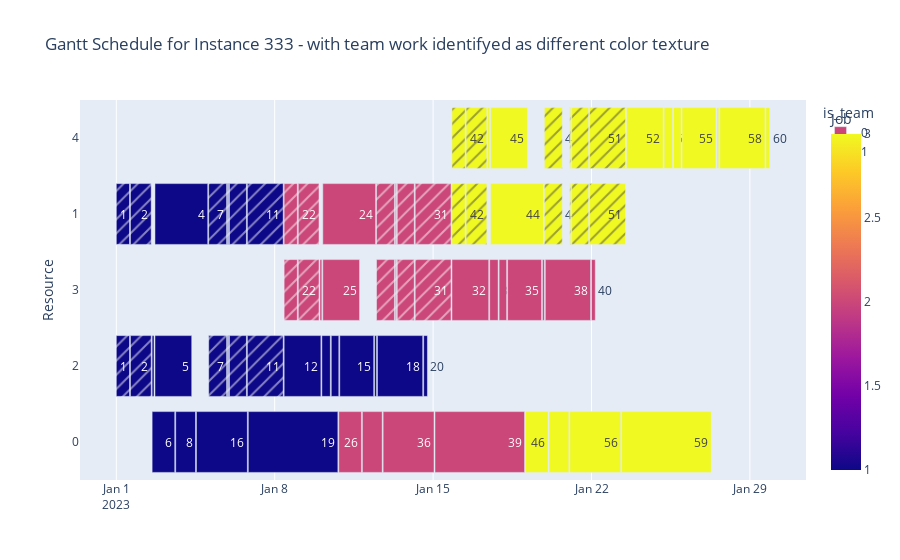

The notebook cell saved with this chart:
### Code cell
df_team = prepare_resources.expand_the_resources(df)
gantt.plot_gantt_chart_with_teams(df_team, instance_number)

### Figure 1 — Plotly figure (JSON) as saved in the notebook; plotly's stock layout.template omitted (floating-point values rounded to 4 significant figures)
{"data": [{"alignmentgroup": "True", "base": ["2023-01-17T10:00:00", "2023-01-17T13:00:00", "2023-01-23T13:00:00", "2023-01-25T05:00:00", "2023-01-25T15:00:00", "2023-01-26T00:00:00", "2023-01-27T13:00:00", "2023-01-27T16:00:00", "2023-01-29T17:00:00", "2023-01-02T17:00:00", "2023-01-10T03:00:00", "2023-01-17T13:00:00", "2023-01-10T00:00:00", "2023-01-10T03:00:00", "2023-01-15T20:00:00", "2023-01-17T12:00:00", "2023-01-17T22:00:00", "2023-01-18T07:00:00", "2023-01-19T20:00:00", "2023-01-19T23:00:00", "2023-01-22T00:00:00", "2023-01-02T14:00:00", "2023-01-02T17:00:00", "2023-01-08T10:00:00", "2023-01-10T02:00:00", "2023-01-10T12:00:00", "2023-01-10T21:00:00", "2023-01-12T10:00:00", "2023-01-12T13:00:00", "2023-01-14T14:00:00", "2023-01-02T14:00:00", "2023-01-03T15:00:00", "2023-01-04T13:00:00", "2023-01-06T20:00:00", "2023-01-10T20:00:00", "2023-01-11T21:00:00", "2023-01-12T19:00:00", "2023-01-15T02:00:00", "2023-01-19T02:00:00", "2023-01-20T03:00:00", "2023-01-21T01:00:00", "2023-01-23T08:00:00"], "customdata": [[43], [45], [52], [53], [54], [55], [57], [58], [60], [4], [24], [44], [23], [25], [32], [33], [34], [35], [37], [38], [40], [3], [5], [12], [13], [14], [15], [17], [18], [20], [6], [8], [16], [19], [26], [28], [36], [39], [46], [48], [56], [59]], "hovertemplate": "is_team=0<br>Start=%{base}<br>Finish=%{x}<br>Resource=%{y}<br>Task=%{customdata[0]}<br>Job=%{marker.color}<extra></extra>", "legendgroup": "0", "marker": {"color": [3, 3, 3, 3, 3, 3, 3, 3, 3, 1, 2, 3, 2, 2, 2, 2, 2, 2, 2, 2, 2, 1, 1, 1, 1, 1, 1, 1, 1, 1, 1, 1, 1, 1, 2, 2, 2, 2, 3, 3, 3, 3], "coloraxis": "coloraxis", "pattern": {"shape": ""}}, "name": "0", "offsetgroup": "0", "orientation": "h", "showlegend": true, "text": [43, 45, 52, 53, 54, 55, 57, 58, 60, 4, 24, 44, 23, 25, 32, 33, 34, 35, 37, 38, 40, 3, 5, 12, 13, 14, 15, 17, 18, 20, 6, 8, 16, 19, 26, 28, 36, 39, 46, 48, 56, 59], "textposition": "auto", "type": "bar", "x": [7200000, 140400000, 140400000, 32400000, 28800000, 129600000, 7200000, 172800000, 14400000, 201600000, 201600000, 201600000, 7200000, 140400000, 140400000, 32400000, 28800000, 129600000, 7200000, 172800000, 14400000, 7200000, 140400000, 140400000, 32400000, 28800000, 129600000, 7200000, 172800000, 14400000, 86400000, 75600000, 194400000, 342000000, 86400000, 75600000, 194400000, 342000000, 86400000, 75600000, 194400000, 342000000], "xaxis": "x", "y": ["4", "4", "4", "4", "4", "4", "4", "4", "4", "1", "1", "1", "3", "3", "3", "3", "3", "3", "3", "3", "3", "2", "2", "2", "2", "2", "2", "2", "2", "2", "0", "0", "0", "0", "0", "0", "0", "0", "0", "0", "0", "0"], "yaxis": "y"}, {"alignmentgroup": "True", "base": ["2023-01-08T10:00:00", "2023-01-09T01:00:00", "2023-01-12T12:00:00", "2023-01-13T08:00:00", "2023-01-13T10:00:00", "2023-01-14T05:00:00", "2023-01-15T20:00:00", "2023-01-16T11:00:00", "2023-01-19T22:00:00", "2023-01-21T01:00:00", "2023-01-21T03:00:00", "2023-01-21T22:00:00", "2023-01-01T00:00:00", "2023-01-01T15:00:00", "2023-01-05T02:00:00", "2023-01-05T22:00:00", "2023-01-06T00:00:00", "2023-01-06T19:00:00", "2023-01-08T10:00:00", "2023-01-09T01:00:00", "2023-01-12T12:00:00", "2023-01-13T08:00:00", "2023-01-13T10:00:00", "2023-01-14T05:00:00", "2023-01-15T20:00:00", "2023-01-16T11:00:00", "2023-01-19T22:00:00", "2023-01-21T01:00:00", "2023-01-21T03:00:00", "2023-01-21T22:00:00", "2023-01-01T00:00:00", "2023-01-01T15:00:00", "2023-01-05T02:00:00", "2023-01-05T22:00:00", "2023-01-06T00:00:00", "2023-01-06T19:00:00"], "customdata": [[21], [22], [27], [29], [30], [31], [41], [42], [47], [49], [50], [51], [1], [2], [7], [9], [10], [11], [21], [22], [27], [29], [30], [31], [41], [42], [47], [49], [50], [51], [1], [2], [7], [9], [10], [11]], "hovertemplate": "is_team=1<br>Start=%{base}<br>Finish=%{x}<br>Resource=%{y}<br>Task=%{customdata[0]}<br>Job=%{marker.color}<extra></extra>", "legendgroup": "1", "marker": {"color": [2, 2, 2, 2, 2, 2, 3, 3, 3, 3, 3, 3, 1, 1, 1, 1, 1, 1, 2, 2, 2, 2, 2, 2, 3, 3, 3, 3, 3, 3, 1, 1, 1, 1, 1, 1], "coloraxis": "coloraxis", "pattern": {"shape": "/"}}, "name": "1", "offsetgroup": "1", "orientation": "h", "showlegend": true, "text": [21, 22, 27, 29, 30, 31, 41, 42, 47, 49, 50, 51, 1, 2, 7, 9, 10, 11, 21, 22, 27, 29, 30, 31, 41, 42, 47, 49, 50, 51, 1, 2, 7, 9, 10, 11], "textposition": "auto", "type": "bar", "x": [50400000, 79200000, 68400000, 3600000, 64800000, 136800000, 50400000, 79200000, 68400000, 3600000, 64800000, 136800000, 50400000, 79200000, 68400000, 3600000, 64800000, 136800000, 50400000, 79200000, 68400000, 3600000, 64800000, 136800000, 50400000, 79200000, 68400000, 3600000, 64800000, 136800000, 50400000, 79200000, 68400000, 3600000, 64800000, 136800000], "xaxis": "x", "y": ["1", "1", "1", "1", "1", "1", "1", "1", "1", "1", "1", "1", "1", "1", "1", "1", "1", "1", "3", "3", "3", "3", "3", "3", "4", "4", "4", "4", "4", "4", "2", "2", "2", "2", "2", "2"], "yaxis": "y"}], "layout": {"barmode": "overlay", "coloraxis": {"colorbar": {"title": {"text": "Job"}}, "colorscale": [[0, "#0d0887"], [0.1111, "#46039f"], [0.2222, "#7201a8"], [0.3333, "#9c179e"], [0.4444, "#bd3786"], [0.5556, "#d8576b"], [0.6667, "#ed7953"], [0.7778, "#fb9f3a"], [0.8889, "#fdca26"], [1, "#f0f921"]]}, "legend": {"title": {"text": "is_team"}, "tracegroupgap": 0}, "title": {"text": "Gantt Schedule for Instance 333 - with team work identifyed as different color texture"}, "xaxis": {"anchor": "y", "domain": [0, 1], "type": "date"}, "yaxis": {"anchor": "x", "autorange": "reversed", "domain": [0, 1], "title": {"text": "Resource"}}}}
